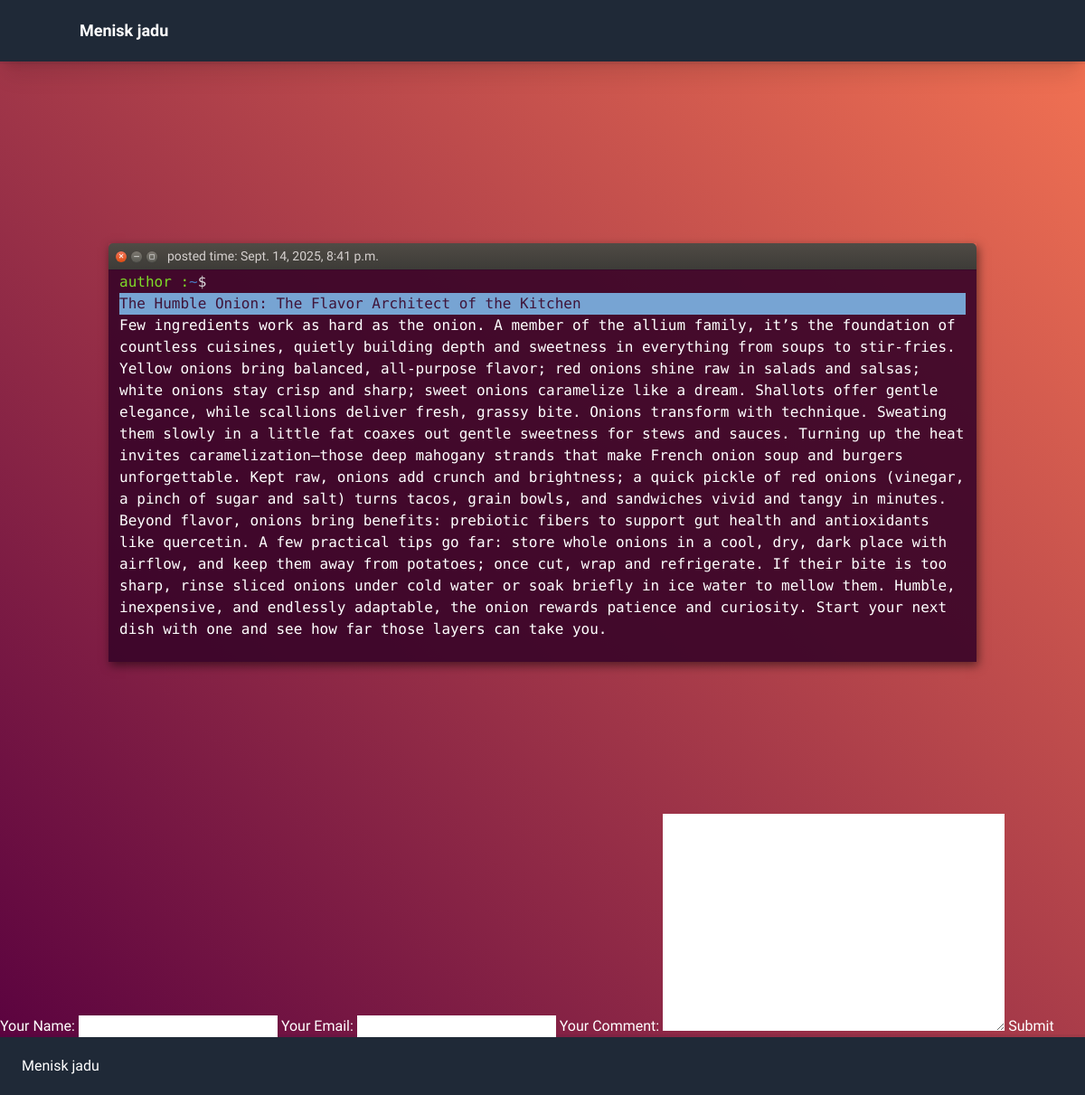
Page /the-humble-onion-the-flavor-architect-of-the-kitchen on the committed database.
### blog/models.py (models this page shows, shortened)
class Post(models.Model):
    title = models.CharField(max_length=250)
    content = models.TextField(validators=[MinLengthValidator(10)])
    slug = models.SlugField(max_length=250, unique=True, null=False, db_index=True)
    updated_on = models.DateTimeField(auto_now=True)
    created_on = models.DateTimeField(auto_now_add=True)
    main_image = models.ImageField(upload_to="posts/", null=True)

### blog/views.py (the view, shortened to what this page needs)
# urls.py: path('<slug:slug>', views.PostDetails.as_view(), name="post-details")
class PostDetails(View):
    def get(self, request, *args, **kwargs):
        post = Post.objects.get(slug=kwargs["slug"])
        context = {
            "post": post,
            "comments": post.comments.all(),
            "comment_form": CommentForm()
        }
        return render(request, "blog/blog_details.html", context)

### blog/forms.py
class CommentForm(forms.ModelForm):
    class Meta:
        model = Comment
        exclude = ["post"]
        labels = {
            "user_name": "Your Name",
            "content": "Your Comment",
            "email": "Your Email"
        }

### blog/templates/blog/blog_details.html (shortened to what this page needs)
{% extends "base.html" %}
{% load static %}
{% block css_files %}
    <link rel="stylesheet" href="{% static "output.css" %}">
    <link rel="stylesheet" href="{% static "terminal.css" %}">
{% endblock %}
{% block content %}
     {% include "includes/header.html" %}
    <main class="min-h-screen pt-8">
    <div class="terminal-container">
      <div class="terminal">
        <section class="terminal__bar">
          <div class="bar__buttons">
            <button class="bar__button bar__button--exit">&#10005;</button>
            <button class="bar__button">&#9472;</button>
            <button class="bar__button">&#9723;</button>
          </div>
          <p class="bar__user">posted time: {{ post.created_on }}</p>
        </section>
        <section class="terminal__body">
          <div class="terminal__prompt">
            <span class="terminal__prompt--user">
                author
            :
            </span>
            <span class="terminal__prompt--location">~</span>
            <span class="terminal__prompt--bling">$</span>
            <span class="terminal__prompt--cursor"></span>
          </div>
            <h1 class="folder-title">{{ post.title }}</h1>
        {{ post.content }}
        </section>
      </div>
    </div>
        <form action="{% url 'post-details' post.slug %}" method="post">
            {{ comment_form }}
            <button type="submit">Submit</button>
        </form>
</main>
    {% include "includes/footer.html" %}
{% endblock %}

### static/terminal.css (style rules this page uses)
body { background: linear-gradient(45deg, #57003f 0%,#f57453 100%); font-family: Ubuntu; }
.terminal-container { display: flex; justify-content: center; align-items: center; min-height: 100vh; max-width: 60rem; margin-left: auto; margin-right: auto; }
.terminal { box-shadow: 2px 4px 10px rgba(0,0,0,0.5); }
.terminal__bar { display: flex; width: 100%; height: 30px; align-items: center; padding: 0 8px; box-sizing: border-box; border-top-left-radius: 5px; border-top-right-radius: 5px; background: linear-gradient(#504b45 0%,#3c3b37 100%); }
.bar__buttons { display: flex; align-items: center; }
.bar__button { display: flex; justify-content: center; align-items: center; padding: 0; margin-right: 5px; font-size: 8px; height: 12px; width: 12px; box-sizing: border-box; border: none; border-radius: 100%; background: linear-gradient(#7d7871 0%, #595953 100%); text-shadow: 0px 1px 0px rgba(255,255,255,0.2); box-shadow: 0px 0px 1px 0px #41403A, 0px 1px 1px 0px #474642; }
.bar__button--exit { background: linear-gradient(#f37458 0%, #de4c12 100%); background-clip: padding-box; }
.bar__user { color: #d5d0ce; margin-left: 6px; font-size: 14px; line-height: 15px; }
.terminal__body { background: rgba(56, 4, 40, 0.9); font-family: 'Ubuntu Mono'; padding-top: 2px; margin-top: -1px; padding-left: 12px; padding-right: 12px; padding-bottom: 24px; }
.terminal__prompt { display: flex; }
.terminal__prompt--user { color: #7eda28; }
.terminal__prompt--location { color: #4878c0; }
.terminal__prompt--bling { color: #dddddd; }
.terminal__prompt--cursor { display: block; height: 17px; width: 8px; margin-left: 9px; animation: blink 1200ms linear infinite; }
.folder-title { background-color: #77A4D3; color: rgba(56, 4, 40, 0.9); }

### rows in the picture
Post: created_on "Sept. 14, 2025, 8:41 p.m.", title "The Humble Onion: The Flavor Architect of the Kitchen", content "Few ingredients work as hard as the onion. A member of the allium family, it’s the foundation of countless cuisines, quietly building depth and sweetness in everything from soups to stir-fries. Yellow onions bring balanced, all-purpose flavor; red onions shine raw in salads and salsas; white onions stay crisp and sharp; sweet onions caramelize like a dream. Shallots offer gentle elegance, while scallions deliver fresh, grassy bite. Onions transform with technique. Sweating them slowly in a little fat coaxes out gentle sweetness for stews and sauces. Turning up the heat invites caramelization—those deep mahogany strands that make French onion soup and burgers unforgettable. Kept raw, onions…"
